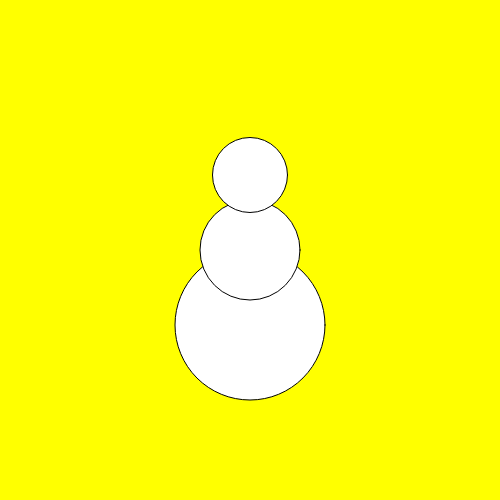
Frame 1 (no input)
Frame 60 (no input): identical to frame 1, image omitted
Frame 120 (the mouse pressed at the canvas centre since frame 60): identical to frame 1, image omitted

The p5.js sketch that drew this single still picture (run headless with seeded random() and noise() and a simulated clock; from frame 60 on, the mouse is pressed at the canvas centre):

// p5.js sketch
// ── sketch.js
function setup() {
  createCanvas(500, 500);
}

function draw() {
  background('yellow') ;
  ellipse(250, 250 + 75, 150, 150);
  ellipse(250, 250, 100, 100);
  ellipse(250, 250 - 75, 75, 75);



}
